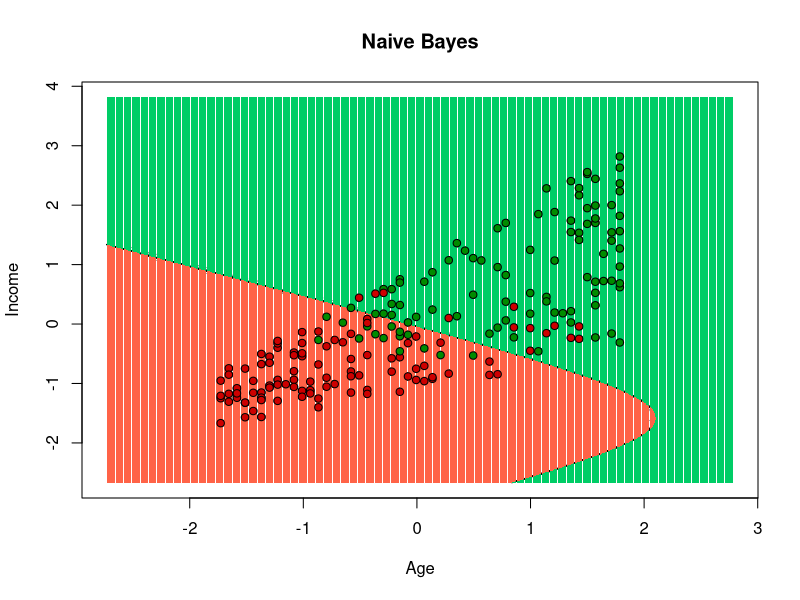

Source code (R):
# Naive Bayes

# Download the data

set.seed(123)
f_train <- read.csv2('bank_train.csv', header = TRUE, encoding = 'UNICOD')
f_test <- read.csv2('bank_test.csv', header = TRUE, encoding = 'UNICOD')
f_train <- f_train[-1]
f_test <- f_test[-1]


# Fitting 

# install.packages('e1071')
library(e1071)
f_train$delays <- as.factor(f_train$delays)
f_test$delays <- as.factor(f_test$delays)
class_nb = naiveBayes(delays ~ age + income, data = f_train)


# Predicting

y <- predict(class_nb, f_test[, c('age','income')])


## Confusion Matrix

cm = table(f_test[, 'delays'], y)
print(cm)


# Visualising the Test set results

library(ggplot2)
set = f_test[,c('age','income','delays')]
X1 = seq(min(set['age']) - 1, max(set['age']) + 1, by = 0.01)
X2 = seq(min(set['income']) - 1, max(set['income']) + 1, by = 0.01)
grid_set = expand.grid(X1, X2)
colnames(grid_set) = c('age', 'income')
y_grid = predict(class_nb, grid_set)
plot(set[, -3],
     main = 'Naive Bayes',
     xlab = 'Age', ylab = 'Income',
     xlim = range(X1), ylim = range(X2))
contour(X1, X2, matrix(as.numeric(y_grid), length(X1), length(X2)), add = TRUE)
points(grid_set, pch = '.', col = ifelse(y_grid == 1, 'tomato', 'springgreen3'))
points(set, pch = 21, bg = ifelse(set[, 3] == 1, 'red3', 'green4'))

